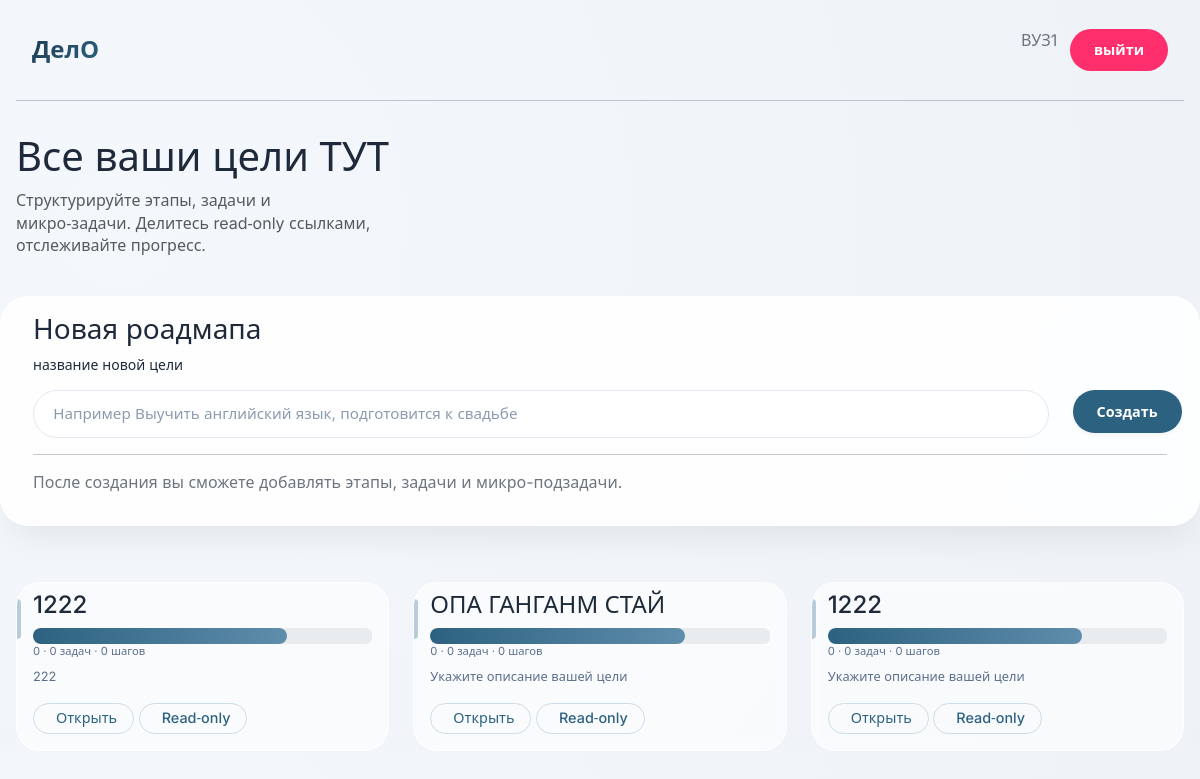
The app's page /home/ (signed in), older data.
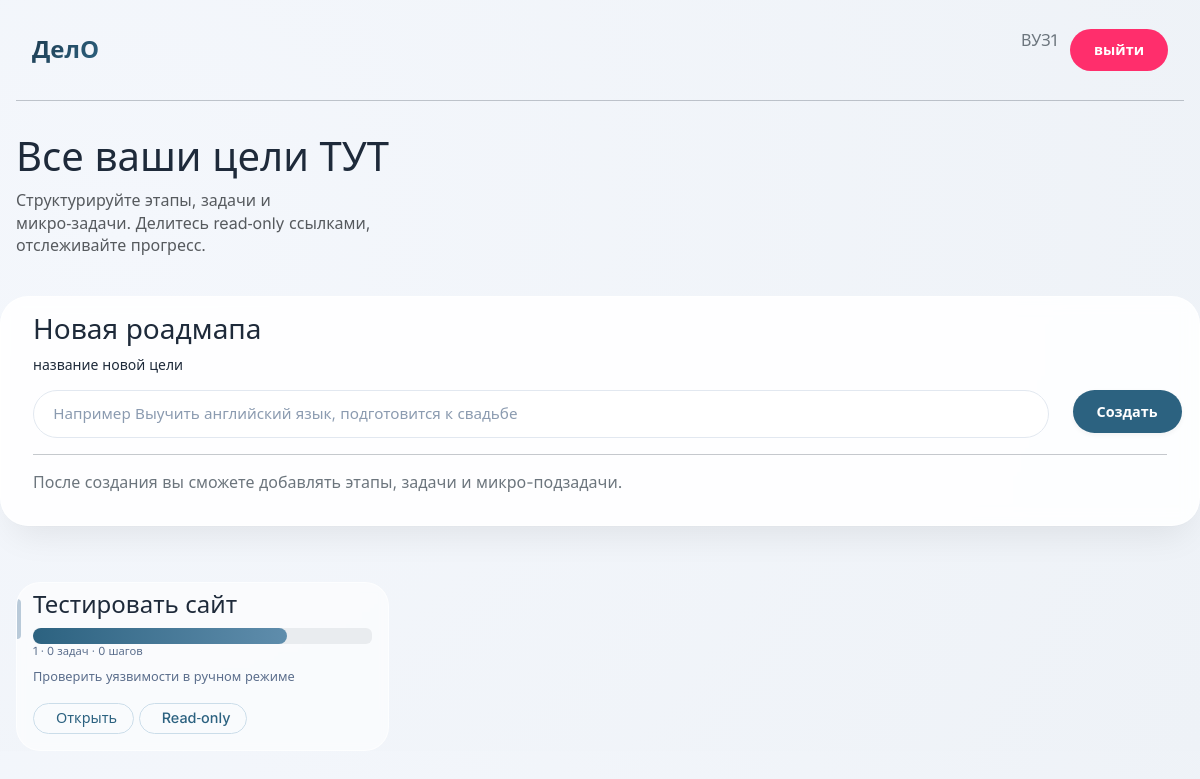
The same page, newer data.
### Delo_app/models.py (models this page shows, shortened)
class Roadmaps(models.Model):
    User = models.ForeignKey(settings.AUTH_USER_MODEL,
        on_delete=models.CASCADE)
    Title = models.CharField(max_length=35)
    Description = models.CharField(max_length=200, null=True)
    goald_date = models.DateField(null=True)
    Badge=models.CharField(null=True,max_length=310)
    class Meta:
        ordering =['User','-id']

### Delo_app/views.py (the view)
# urls.py: path("home/", views.homePage, name="homePage"),
@login_required
def homePage(request):
    if request.method == 'POST':
        form = NewRoadmap(request.POST)
        if form.is_valid():
            RoadmapTitle = form.cleaned_data['RoadmapTitle']
            user = request.user
            record = Roadmaps.objects.create(User=user, Title=RoadmapTitle)
            new_id = record.id
            return redirect(f'/roadmap/{new_id}/')
    else:
        form = NewRoadmap()
    username = request.user.username
    roadmaps = Roadmaps.objects.filter(User=request.user).annotate(
        stages_count=Count('stages', distinct=True),
        tasks_count=Count('stages__tasks', distinct=True),
        steps_count=Count('stages__tasks__steps', distinct=True)
    )
    context = {
        'username': username,
        'roadmaps': roadmaps,   # Используйте только эту переменную
        'form': form,
    }
    return render(request, "Delo_app/homePage.html", context)

### Delo_app/forms.py
class NewRoadmap(forms.Form):
    RoadmapTitle = forms.CharField(
        label="Например Выучить английский язык, подготовится к свадьбе",
        max_length=150,
        widget=forms.TextInput(attrs={
            'class': 'input-modern',
            'placeholder': "Например Выучить английский язык, подготовится к свадьбе"
        })
    )

### Delo_app/templates/Delo_app/homePage.html (shortened to what this page needs)
{% include "mainHead.html" %}
{% block content %}
<div class="container HelloText">
    <div class="row">
        <div class="col-4">
            <h1 class="h1">
                Все ваши цели ТУТ
            </h1>
            <p class="text-muted">
                Структурируйте этапы, задачи и микро‑задачи. Делитесь read‑only ссылками, отслеживайте прогресс.
            </p>
        </div>
    </div>
</div>
<div class="container glass-card">
    <div class="row">
        <div class="col-12">
            <div class="container">
                <div class="row">
                    <div class="col-3">
                        <h3>Новая роадмапа</h3>
                    </div>
                    <div class="row">
                        <div class="col-2">
                            <p class="small">название новой цели</p>
                        </div>
                    </div>
                        <form method="post" class="row">
                            <div class="col-11">
                                {{ form.RoadmapTitle }}
                        </div>
                        <div class="col-1">
                            <button type="submit" class="btn-primary">Создать</button>
                        </div>
                        </form>
                        <div class="col-12">
                            <hr>
                        </div>
            <div class="col-7">
                <p class="text-secondary"> После создания вы сможете добавлять этапы, задачи и микро-подзадачи.</p>
            </div>
                </div>
            </div>
        </div>
    </div>
</div>
    <div class="container UserRoadmapSet">
        <div class="row">
            {% for roadmap in roadmaps %}
            <div class="col-4 RoadmapCard">
                <div class=" container roadmap-card">
                    <div class="row">
                        <div class="col-12">
                            <h4>
                                {{roadmap.Title}}</h4>
                        </div>
                    </div>
                    <div class="row">
                        <div class="col-12">
                            <div class="progress">
  <div class="progress-fill progress-bar-striped progress-bar-animated" role="progressbar" aria-valuenow="75" aria-valuemin="0" aria-valuemax="100" style="width: 75%"></div>
</div>
<div class="col-12">
    <div style="font-size:0.7rem; color:#5b6e8c;">{{roadmap.stages_count}} · {{roadmap.tasks_count}} задач · {{roadmap.steps_count}} шагов</div>
</div>
<div class="description">
<div style="font-size:0.8rem; color:#5b6e8c; " >
    {%if roadmap.Description != None %}
        {{roadmap.Description}}
    {% elif roadmap.Description == None %}
        <p>Укажите описание вашей цели</p>
    {%endif%}
</div>
</div>
<a href="{% url 'Roadmap' index=roadmap.id %}"><button class="btn-outline BTNcard" style="padding:0.3rem 1rem;"> Открыть</button></a>
                        <button class="btn-outline BTNcard" style="padding:0.3rem 1rem;"> Read‑only</button>
                        </div>
                    </div>
                </div>
            </div>
{% endfor %}
        </div>
    </div>
{% endblock %}

### templates/mainHead.html (shortened to what this page needs)
{% extends "Base.html" %}
{% block content %}
<div class="container Head">
    <div class="row">
        <div class="col-12">
    <div class="container" style="display: flex; align-items: center; justify-content: space-between; gap: 2rem; padding: 0.8rem 1rem; flex-wrap: wrap;">
        <a href="{% url 'homePage' %}" class="logo">ДелО</a>
        <div style="display: flex; gap: 0.8rem;">
         <span class="text-secondary">{{ user.username }}</span>
            <form method="post" action="{% url 'logout' %}">
    <button type="submit" class="btn-pink">выйти</button>
</form>
        </div>
    </div>
<hr>
        </div>
    </div>
</div>
{% endblock %}

### templates/base.html (shortened to what this page needs)
{% load static %}
<!DOCTYPE html>
<html>
<head>
    <link href="https://cdn.jsdelivr.net/npm/bootstrap@5.3.0/dist/css/bootstrap.min.css" rel="stylesheet">
    <link rel="stylesheet" href="{% static 'css/delo-ui.css' %}">
    <link rel="stylesheet" href="https://cdn.jsdelivr.net/npm/bootstrap-icons@1.9.0/font/bootstrap-icons.css">
</head>
<body>
    {% block content %}{% endblock %}
</body>
</html>

### static/css/delo-ui.css (style rules this page uses)
:root { --color-bg: radial-gradient(circle at 10% 30%, #f4f7fc 0%, #eef2f7 100%); --color-surface: rgba(255, 255, 255, 0.88); --color-glass-light: rgba(255, 255, 255, 0.6); --color-glass-dark: rgba(240, 246, 252, 0.75); --color-text-primary: #1e2a3a; --color-text-secondary: #5b6e8c; --color-text-muted: #8b9bb0; --color-accent-blue: #2c6280; --color-accent-soft: #5f8dac; --color-accent-pink: #ff2e6c; --color-border-light: rgba(0, 0, 0, 0.05); --color-card-border: rgba(255, 255, 255, 0.6); --shadow-sm: 0 8px 20px rgba(0, 0, 0, 0.02), 0 2px 6px rgba(0, 0, 0, 0.02); --shadow-hover: 0 20px 35px -12px rgba(0, 0, 0, 0.1), 0 0 0 1px rgba(44, 98, 128, 0.15); --shadow-glass: 0 20px 35px -12px rgba(0, 0, 0, 0.08), 0 1px 2px rgba(0, 0, 0, 0.02); --border-radius-card: 28px; --border-radius-input: 28px; --border-radius-button: 40px; --border-radius-small: 16px; --transition-default: all 0.2s cubic-bezier(0.2, 0.9, 0.4, 1.1); }
body { background: var(--color-bg); font-family: 'Inter', system-ui, -apple-system, 'Segoe UI', Roboto, sans-serif; color: var(--color-text-primary); line-height: 1.4; margin: 0; padding: 0; }
.glass-card { background: var(--color-surface); backdrop-filter: blur(8px); border-radius: var(--border-radius-card); border: 1px solid var(--color-card-border); padding: 1.5rem; transition: var(--transition-default); box-shadow: var(--shadow-glass); }
.btn-primary { background: var(--color-accent-blue); border: none; border-radius: var(--border-radius-button); padding: 0.7rem 1.5rem; font-weight: 600; font-size: 0.9rem; color: white; display: inline-flex; align-items: center; gap: 8px; cursor: pointer; transition: var(--transition-default); width: fit-content; box-shadow: 0 2px 5px rgba(0, 0, 0, 0.05); }
.btn-outline { background: transparent; border: 1px solid #cbdde9; border-radius: var(--border-radius-button); padding: 0.6rem 1.3rem; font-weight: 500; font-size: 0.9rem; color: var(--color-accent-blue); transition: var(--transition-default); cursor: pointer; display: inline-flex; align-items: center; gap: 6px; }
.btn-pink { background: var(--color-accent-pink); border: none; border-radius: var(--border-radius-button); padding: 0.7rem 1.5rem; font-weight: 600; font-size: 0.9rem; color: white; cursor: pointer; transition: var(--transition-default); }
.input-modern { width: 100%; border: 1px solid #e2e8f0; border-radius: var(--border-radius-input); padding: 0.75rem 1.2rem; font-family: inherit; font-size: 0.95rem; transition: 0.2s; background: white; color: var(--color-text-primary); }
.input-modern::placeholder { color: var(--color-text-muted); }
.progress-fill { height: 100%; background: linear-gradient(90deg, var(--color-accent-blue), var(--color-accent-soft)); border-radius: 10px; width: 0%; }
.roadmap-card { background: var(--color-glass-light); backdrop-filter: blur(4px); border-radius: 24px; padding: 1rem; border: 1px solid var(--color-card-border); transition: var(--transition-default); position: relative; overflow: hidden; }
.roadmap-card::before { content: ""; position: absolute; left: 0; top: 16px; width: 4px; height: 40px; background: #b9cad9; border-radius: 0 4px 4px 0; transition: 0.2s; }
.logo { font-weight: 700; font-size: 1.5rem; background: linear-gradient(135deg, #1e3b4f, #2c6280); background-clip: text; -webkit-background-clip: text; color: transparent; }
.text-secondary { color: var(--color-text-secondary); }
.text-muted { color: var(--color-text-muted); }
.container { max-width: 1300px; margin: 0 auto; padding: 0 1rem; }

### templates/mainHead.html (style rules this page uses)
.Head { margin-top: 2vh; }

### Delo_app/templates/Delo_app/homePage.html (style rules this page uses)
.HelloText { margin-top: 2vh; }
.text-muted { margin-top: 0.1vh; }
.glass-card { margin-top: 3vh; padding-top: 2vh; padding-bottom: 2vh; }
.UserRoadmapSet { margin-top: 5vh; }
.RoadmapCard { margin-top: 2vh; }
.description { margin-bottom: 2vh; margin-top: 1vh; }
.BTNcard { margin-bottom: 2vh; }
h4 { margin-top: 1vh; }

Row changes from the older to the newer data that the page shows:
removed Roadmaps: Title "1222", stages_count "0", tasks_count "0", steps_count "0", Description "222"
removed Roadmaps: Title "ОПА ГАНГАНМ СТАЙ", stages_count "0", tasks_count "0", steps_count "0", shows "Укажите описание вашей цели"
removed Roadmaps: Title "1222", stages_count "0", tasks_count "0", steps_count "0", shows "Укажите описание вашей цели"
added Roadmaps: Title "Тестировать сайт", stages_count "1", tasks_count "0", steps_count "0", Description "Проверить уязвимости в ручном режиме"
